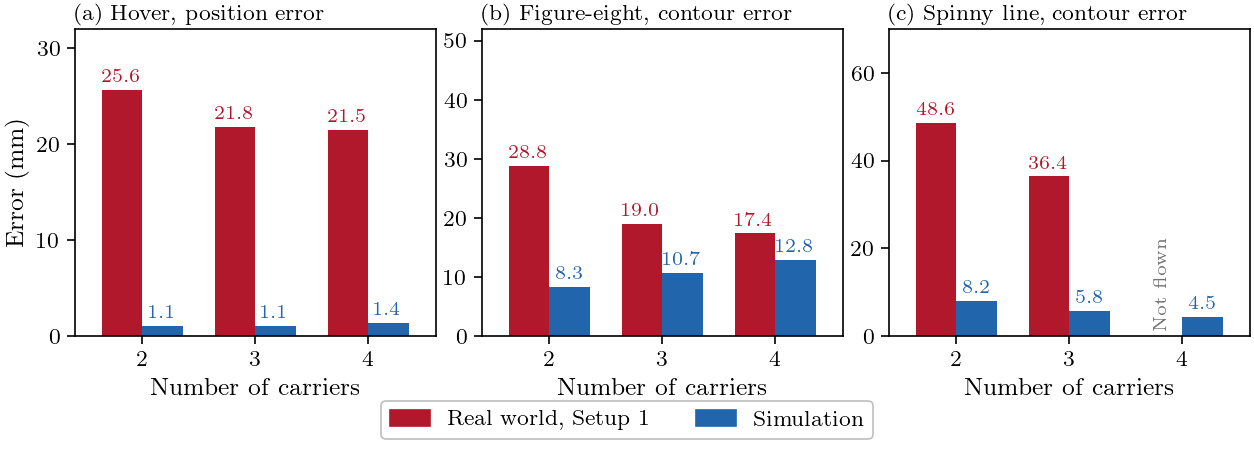

This figure's Python source:
#!/usr/bin/env python3
"""Error on the three references by team size, Setup 1 against simulation (fig:res_summary, redrawn 2 Nov).

One message: the real world tracks several times worse than simulation on every reference, and team size changes
little apart from the pair on the paths. Data: the real-world cells of tab:res_real (the pair: its best flight of 28 Oct, Wesley 3 Nov) against the simulated means (the same runs
as docs/figures/review_2026-10-30/fig_summary.py, read from the thesis tables). Grouped bars, red real world, blue
simulation, value above each bar. The unexplained star and the per-run dots of the 30 Oct version are gone: the tables
carry the runs, and the text says which flight differs.
5 Nov: the simulated bars are the means of feed F031 (R3489-R3506, current tree, slope, 1 m), two runs per cell.
"""
import os
import sys

sys.path.insert(0, os.path.join(os.path.dirname(os.path.abspath(__file__)), '..', '..', '..', 'tools'))
import plot_style as ps  # noqa: E402
import matplotlib.pyplot as plt  # noqa: E402

RED, BLUE = '#b2182b', '#2166ac'
PANELS = (('Hover, position error', {2: 25.6, 3: 21.8, 4: 21.5}, {2: 1.1, 3: 1.05, 4: 1.35}, 32),
          ('Figure-eight, contour error', {2: 28.8, 3: 19.0, 4: 17.4}, {2: 8.35, 3: 10.7, 4: 12.85}, 52),
          ('Spinny line, contour error', {2: 48.6, 3: 36.4}, {2: 8.15, 3: 5.75, 4: 4.5}, 70))
W = 0.36


def main():
    ps.thesis()
    fig, axs = plt.subplots(1, 3, figsize=(6.27, 2.25), constrained_layout=False)
    for ax, (title, real, sim, top), letter in zip(axs, PANELS, 'abc'):
        for n in (2, 3, 4):
            for off, table, col in ((-W / 2, real, RED), (W / 2, sim, BLUE)):
                if n in table:
                    ax.bar(n + off, table[n], W, color=col)
                    ax.annotate(f'{table[n]:.1f}', xy=(n + off, table[n]), xytext=(0, 1.5),
                                textcoords='offset points', ha='center', va='bottom', fontsize=7, color=col)
                else:
                    ax.annotate('Not flown', xy=(n + off, 0), xytext=(0, 2), textcoords='offset points',
                                ha='center', va='bottom', fontsize=6.5, color='0.45', rotation=90)
        ax.set_xticks((2, 3, 4))
        ax.set_xlim(1.4, 4.6)
        ax.set_ylim(0, top)
        ax.set_xlabel('Number of carriers')
        ax.set_title(f'({letter}) {title}', fontsize=8, loc='left', pad=3)
    axs[0].set_ylabel('Error (mm)')
    fig.subplots_adjust(left=0.075, right=0.995, top=0.91, bottom=0.31, wspace=0.2)
    handles = [plt.Rectangle((0, 0), 1, 1, color=RED), plt.Rectangle((0, 0), 1, 1, color=BLUE)]
    ps.legend_below(fig, handles, ['Real world, Setup 1', 'Simulation'], ncol=2)
    fig.savefig('fig_summary.pdf')
    fig.savefig('fig_summary.png', dpi=200)


if __name__ == '__main__':
    main()
